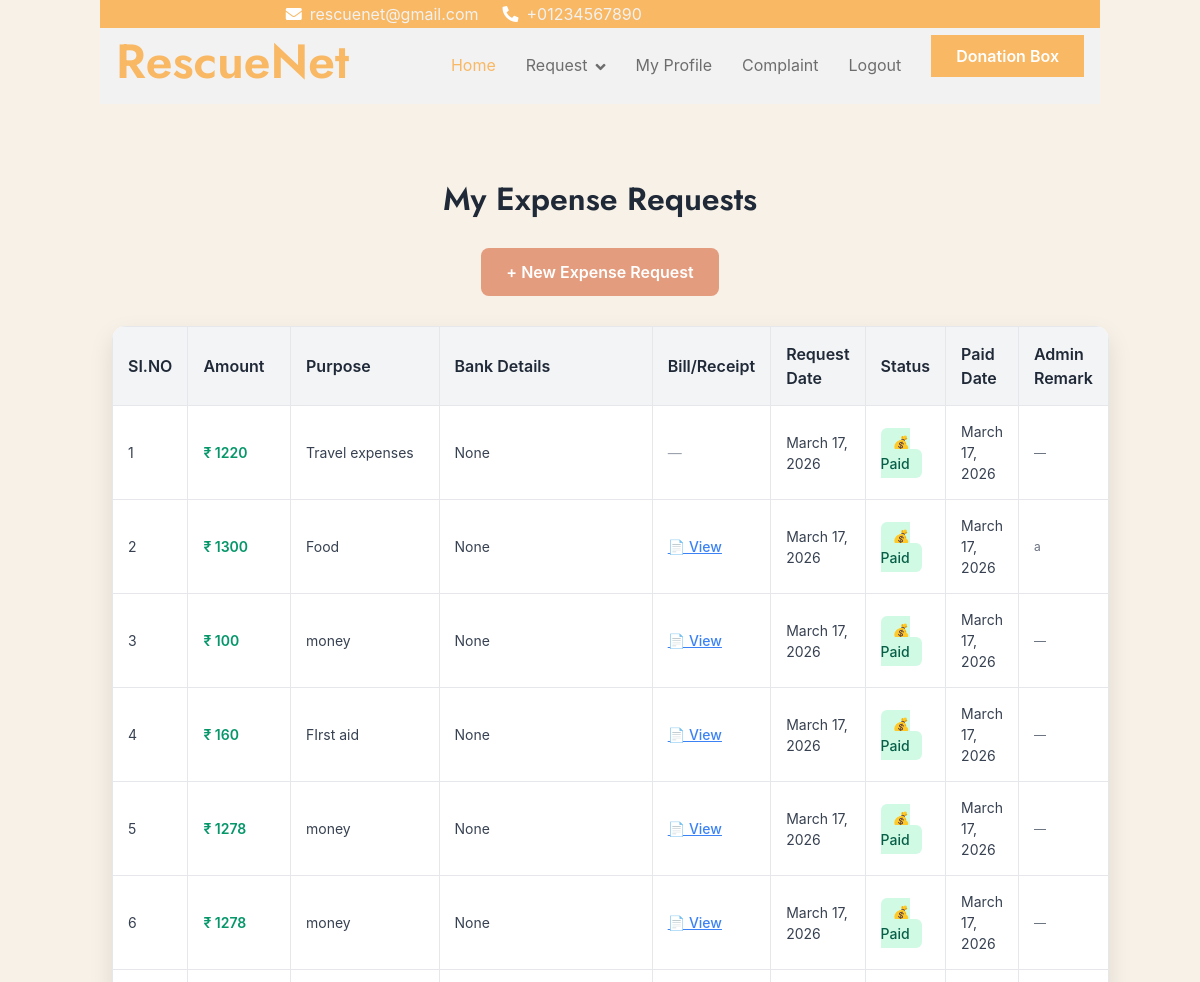
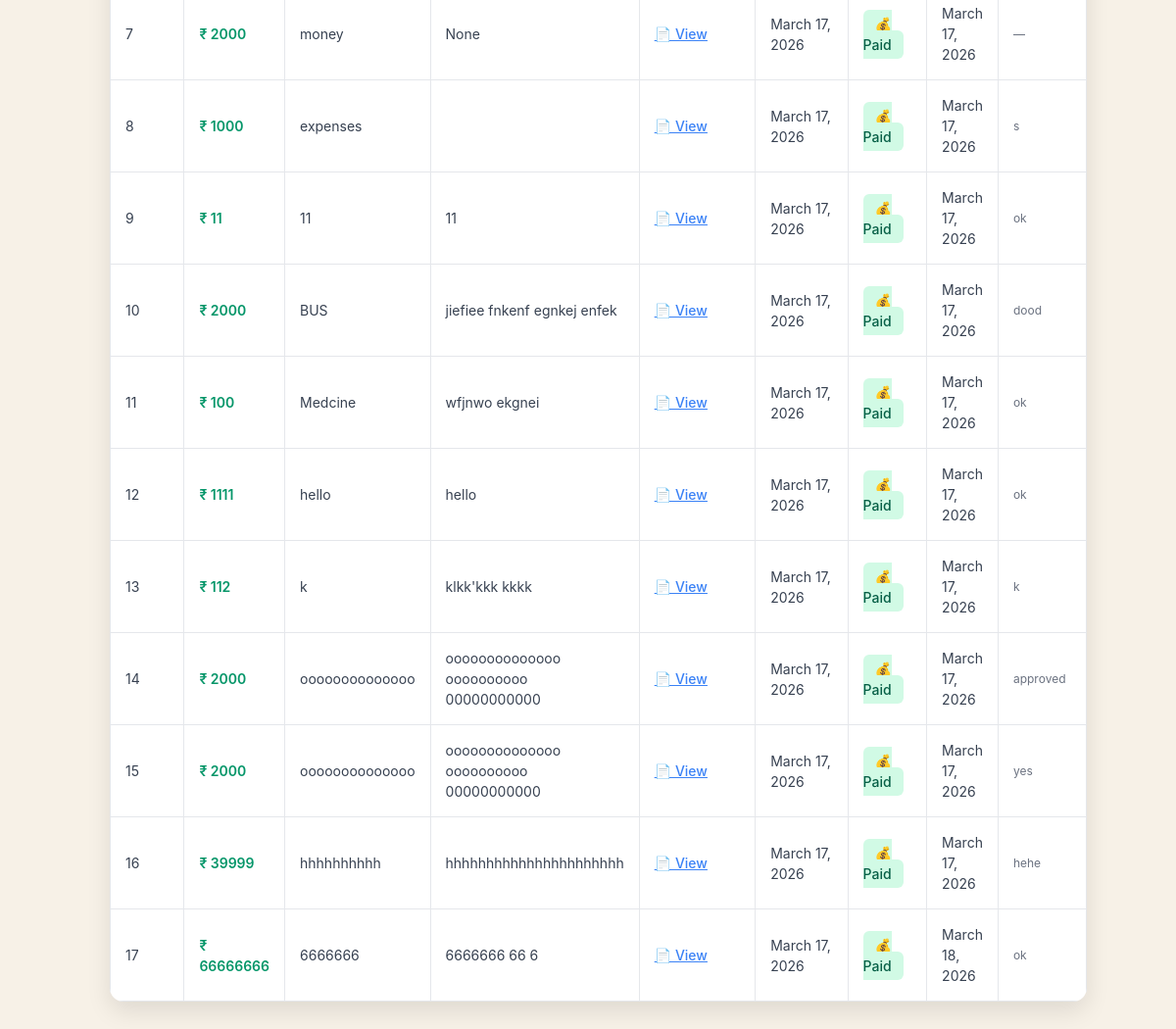
The page /Volunteer/ViewMyExpenseRequests/ (signed in) on the database its author committed (2 pictures, top to bottom).
### Volunteer/models.py (models this page shows)
class tbl_volunteer_expense_request(models.Model):
    volunteer_id = models.ForeignKey(tbl_volunteer, on_delete=models.CASCADE)
    expense_amount = models.IntegerField()
    expense_purpose = models.CharField(max_length=300)
    expense_description = models.TextField(null=True, blank=True)
    bank_details = models.TextField(null=True, blank=True)  # Bank details for payment
    expense_bill = models.FileField(upload_to='Assets/VolunteerDocs/Bills/', null=True, blank=True)
    expense_date = models.DateField(auto_now_add=True)
    expense_status = models.IntegerField(default=0)  # 0=Pending, 1=Approved, 2=Rejected, 3=Paid
    paid_date = models.DateField(null=True, blank=True)
    admin_remark = models.CharField(max_length=300, null=True, blank=True)

### Volunteer/views.py (the view)
# urls.py: path('ViewMyExpenseRequests/', views.ViewMyExpenseRequests, name='ViewMyExpenseRequests'),
def ViewMyExpenseRequests(request):
    if "vid" not in request.session:
        return redirect("Guest:Login")
    volunteer = tbl_volunteer.objects.get(id=request.session["vid"])
    expense_requests = tbl_volunteer_expense_request.objects.filter(volunteer_id=volunteer).order_by('-expense_date')
    return render(request, "Volunteer/MyExpenseRequests.html", {
        "expense_requests": expense_requests
    })

### Volunteer/Templates/Volunteer/MyExpenseRequests.html (shortened to what this page needs)
{% extends 'Volunteer/Header.html' %}
{% block content %}
<!DOCTYPE html>
<html lang="en">
<head>
</head>
<body>
    <div class="container">
        <h2>My Expense Requests</h2>
        <div class="action-buttons">
            <a href="{% url 'Volunteer:CreateExpenseRequest' %}" class="btn-create">+ New Expense Request</a>
        </div>
        {% if expense_requests %}
        <table>
            <thead>
                <tr>
                    <th>SI.NO</th>
                    <th>Amount</th>
                    <th>Purpose</th>
                    <th>Bank Details</th>
                    <th>Bill/Receipt</th>
                    <th>Request Date</th>
                    <th>Status</th>
                    <th>Paid Date</th>
                    <th>Admin Remark</th>
                </tr>
            </thead>
            <tbody>
                {% for request in expense_requests %}
                <tr>
                    <td>{{ forloop.counter }}</td>
                    <td class="amount">₹ {{ request.expense_amount }}</td>
                    <td>{{ request.expense_purpose }}</td>
                    <td>{{ request.bank_details }}</td>
                    <td>
                        {% if request.expense_bill %}
                            <a href="{{ request.expense_bill.url }}" target="_blank" style="color: #3b82f6; text-decoration: underline; font-weight: 500;">📄 View</a>
                        {% else %}
                            <span style="color: #9ca3af;">—</span>
                        {% endif %}
                    </td>
                    <td>{{ request.expense_date }}</td>
                    <td>
                        {% if request.expense_status == 0 %}
                            <span class="status-pending">⏳ Pending</span>
                        {% elif request.expense_status == 1 %}
                            <span class="status-approved">✓ Approved</span>
                        {% elif request.expense_status == 2 %}
                            <span class="status-rejected">✗ Rejected</span>
                        {% elif request.expense_status == 3 %}
                            <span class="status-paid">💰 Paid</span>
                        {% endif %}
                    </td>
                    <td>{{ request.paid_date|default:"—" }}</td>
                    <td class="remark">{{ request.admin_remark|default:"—" }}</td>
                </tr>
                {% endfor %}
            </tbody>
        </table>
        {% else %}
        <div class="no-data">
            <p>No expense requests found</p>
            <a href="{% url 'Volunteer:CreateExpenseRequest' %}" class="btn-create">Create Your First Request</a>
        </div>
        {% endif %}
    </div>
</body>
</html>
{% endblock %}

### Volunteer/Templates/Volunteer/MyExpenseRequests.html (style rules this page uses)
body { font-family: "Inter", "Segoe UI", Arial, sans-serif; background-color: #f3eadaa1; padding: 30px; color: #374151; }
.container { max-width: 1000px; margin: 0 auto; }
h2 { text-align: center; font-weight: 600; color: #1f2937; margin-bottom: 30px; }
.action-buttons { text-align: center; margin-bottom: 30px; }
.btn-create { background-color: #e39c7d; color: white; padding: 12px 25px; border: none; border-radius: 8px; text-decoration: none; font-weight: 600; display: inline-block; transition: background 0.3s; }
table { width: 100%; border-collapse: collapse; background-color: #ffffff; border-radius: 14px; overflow: hidden; box-shadow: 0 10px 25px rgba(0,0,0,0.1); }
th { background-color: #f3f4f6; border: 1px solid #e5e7eb; padding: 15px; text-align: left; font-weight: 600; color: #1f2937; }
td { border: 1px solid #e5e7eb; padding: 15px; font-size: 14px; }
.status-paid { background-color: #d1fae5; color: #065f46; padding: 6px 12px; border-radius: 6px; font-weight: 500; text-align: center; }
.amount { font-weight: 600; color: #059669; }
.remark { font-size: 12px; color: #6b7280; max-width: 150px; word-wrap: break-word; }

### rows shown on the page
tbl_volunteer_expense_request: expense_amount "1220", expense_purpose "Travel expenses", bank_details "None", expense_date "March 17, 2026", expense_status "💰 Paid", paid_date "March 17, 2026", admin_remark "—"
tbl_volunteer_expense_request: expense_amount "1300", expense_purpose "Food", bank_details "None", expense_date "March 17, 2026", expense_status "💰 Paid", paid_date "March 17, 2026", admin_remark "a"
tbl_volunteer_expense_request: expense_amount "100", expense_purpose "money", bank_details "None", expense_date "March 17, 2026", expense_status "💰 Paid", paid_date "March 17, 2026", admin_remark "—"
tbl_volunteer_expense_request: expense_amount "160", expense_purpose "FIrst aid", bank_details "None", expense_date "March 17, 2026", expense_status "💰 Paid", paid_date "March 17, 2026", admin_remark "—"
tbl_volunteer_expense_request: expense_amount "1278", expense_purpose "money", bank_details "None", expense_date "March 17, 2026", expense_status "💰 Paid", paid_date "March 17, 2026", admin_remark "—"
tbl_volunteer_expense_request: expense_amount "1278", expense_purpose "money", bank_details "None", expense_date "March 17, 2026", expense_status "💰 Paid", paid_date "March 17, 2026", admin_remark "—"
tbl_volunteer_expense_request: expense_amount "2000", expense_purpose "money", bank_details "None", expense_date "March 17, 2026", expense_status "💰 Paid", paid_date "March 17, 2026", admin_remark "—"
tbl_volunteer_expense_request: expense_amount "1000", expense_purpose "expenses", expense_date "March 17, 2026", expense_status "💰 Paid", paid_date "March 17, 2026", admin_remark "s"
tbl_volunteer_expense_request: expense_amount "11", expense_purpose "11", bank_details "11", expense_date "March 17, 2026", expense_status "💰 Paid", paid_date "March 17, 2026", admin_remark "ok"
tbl_volunteer_expense_request: expense_amount "2000", expense_purpose "BUS", bank_details "jiefiee fnkenf egnkej enfek", expense_date "March 17, 2026", expense_status "💰 Paid", paid_date "March 17, 2026", admin_remark "dood"
tbl_volunteer_expense_request: expense_amount "100", expense_purpose "Medcine", bank_details "wfjnwo ekgnei", expense_date "March 17, 2026", expense_status "💰 Paid", paid_date "March 17, 2026", admin_remark "ok"
tbl_volunteer_expense_request: expense_amount "1111", expense_purpose "hello", bank_details "hello", expense_date "March 17, 2026", expense_status "💰 Paid", paid_date "March 17, 2026", admin_remark "ok"
tbl_volunteer_expense_request: expense_amount "112", expense_purpose "k", bank_details "klkk'kkk kkkk", expense_date "March 17, 2026", expense_status "💰 Paid", paid_date "March 17, 2026", admin_remark "k"
tbl_volunteer_expense_request: expense_amount "2000", expense_purpose "oooooooooooooo", bank_details "oooooooooooooo oooooooooo 00000000000", expense_date "March 17, 2026", expense_status "💰 Paid", paid_date "March 17, 2026", admin_remark "approved"
tbl_volunteer_expense_request: expense_amount "2000", expense_purpose "oooooooooooooo", bank_details "oooooooooooooo oooooooooo 00000000000", expense_date "March 17, 2026", expense_status "💰 Paid", paid_date "March 17, 2026", admin_remark "yes"
tbl_volunteer_expense_request: expense_amount "39999", expense_purpose "hhhhhhhhhh", bank_details "hhhhhhhhhhhhhhhhhhhhhh", expense_date "March 17, 2026", expense_status "💰 Paid", paid_date "March 17, 2026", admin_remark "hehe"
tbl_volunteer_expense_request: expense_amount "66666666", expense_purpose "6666666", bank_details "6666666 66 6", expense_date "March 17, 2026", expense_status "💰 Paid", paid_date "March 18, 2026", admin_remark "ok"
